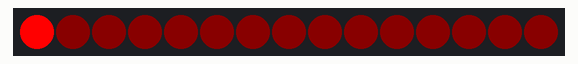
Simulated run of this program. Board: MicroPython board. Shown: 15 RGB LEDs in strip order, left to right. Dim RGB values are drawn brighter than linear.

Above: at 1.15 s.
At 9.55 s:
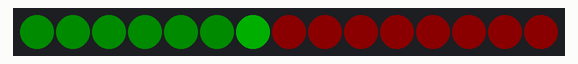
At 13.75 s:
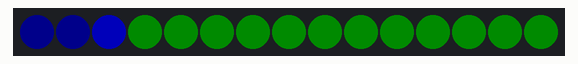
At 18.25 s:
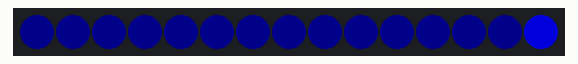
At 29.65 s:
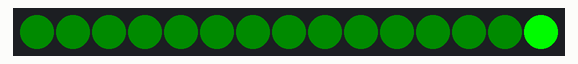
At 39.56 s:
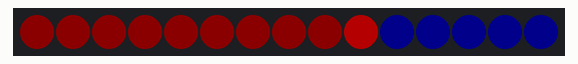

The program:

pulse.py
```python
from machine import Pin
from neopixel import NeoPixel
import time

strand = NeoPixel(Pin(2), 15)

strand.fill((10,0,0))
strand.write()
time.sleep(1)

while True:
    for i in range(3):
        colour = list()
        for n in range(3):
            if n == i:
                colour.append(10)
            else:
                colour.append(0)


        for led in range(len(strand)):
            for c in range(255, 10, -1):
                colour[i] = c
                strand[led] = colour
                strand.write()
                time.sleep(0.001)
```
